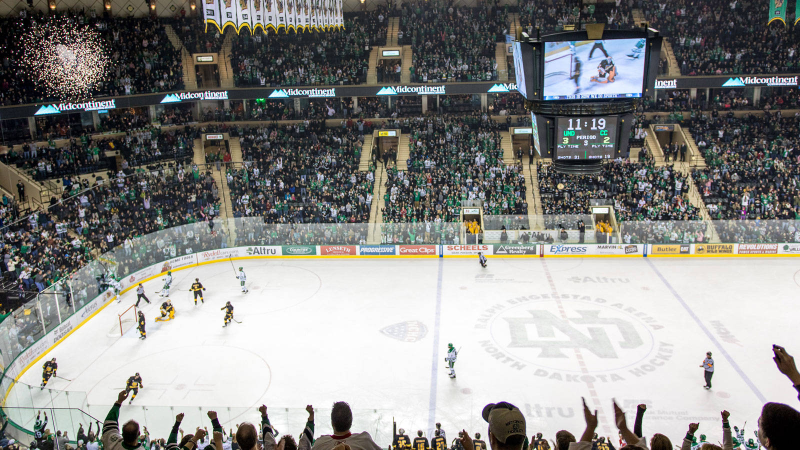
#> input picture tracking/image/h1.jpg, 1600 x 900 px, found by its file name (shown at 1/2 size)
$ python set_field.py
#> lines starting #> are read from the running program, lines starting #| are printed output that depends on the picture
import cv2
import numpy as np

path = 'input/'


frame = cv2.imread(path + 'h1.jpg')
#> frame is the input picture: shape (900, 1600, 3); mean B, G, R 135.4, 138, 138
field = cv2.imread(path + 'field2.png')
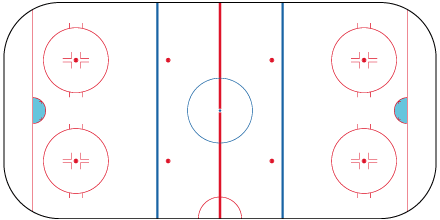
#> input picture tracking/image/field2.png, 440 x 220 px, found by its file name
#> field is the input picture: shape (220, 440, 3); mean B, G, R 247, 245.8, 248

pts2 = [(220,3),
        (220, 143), # 216-c_down 110-c_center
        (33, 9), # 97-g_top
        (33, 123)
        ]

# [16 lines of commented-out code are left out]

k = 2
frame = cv2.resize(frame, (int(frame.shape[1] / k), int(frame.shape[0] / k)))
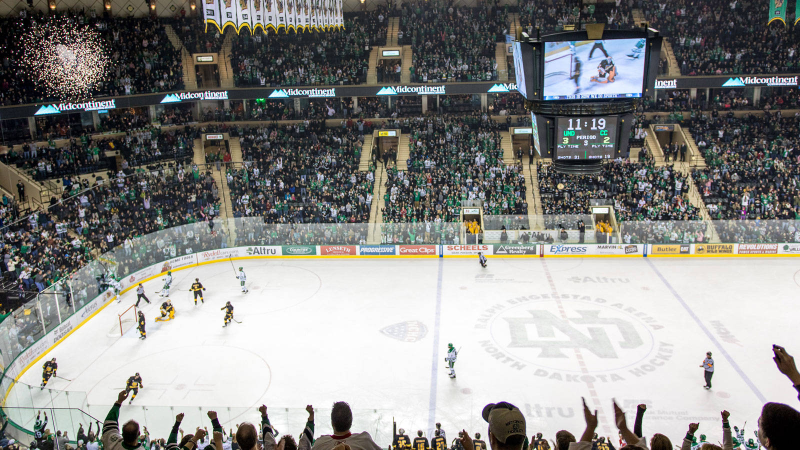
#> frame: shape (450, 800, 3); mean B, G, R 135.5, 138.2, 138.1


im_disp = frame.copy()
im_draw = frame.copy()
im_draw1 = im_draw.copy()
field1 = field.copy()


pts = []

def do_nothing(event, x, y, flags, param):
    pass


# [53 lines left out: functions set_field, set_player, h_points, not called in this run]


cv2.namedWindow("image")
cv2.imshow("image", im_draw)
# cv2.setMouseCallback("image", set_field)

# pts = [(272, 129), (286, 168), (70, 158), (62, 167)]  # Костыль
pts = [(542, 260), (588, 374), (198, 264), (122, 336)]

while(1):

    cv2.setMouseCallback("image", set_field)
    cv2.imshow('image', im_draw)
    k = cv2.waitKey(20) & 0xFF
#> (key Esc is pressed here)
    if k == 27:
        break

    # if the 'r' key is pressed, reset the field points
    if k in [ord("r"), ord("к")]:
        im_draw = frame.copy()
        pts = []

    if len(pts) == 4:
        break

cv2.setMouseCallback("image", do_nothing)

print(pts)


if len(pts) == 4:
    # draw a rectangle around the region of interest
    cv2.line(im_draw, pts[0], pts[1], (0, 255, 0), 2)
    cv2.line(im_draw, pts[2], pts[3], (255, 0, 0), 2)
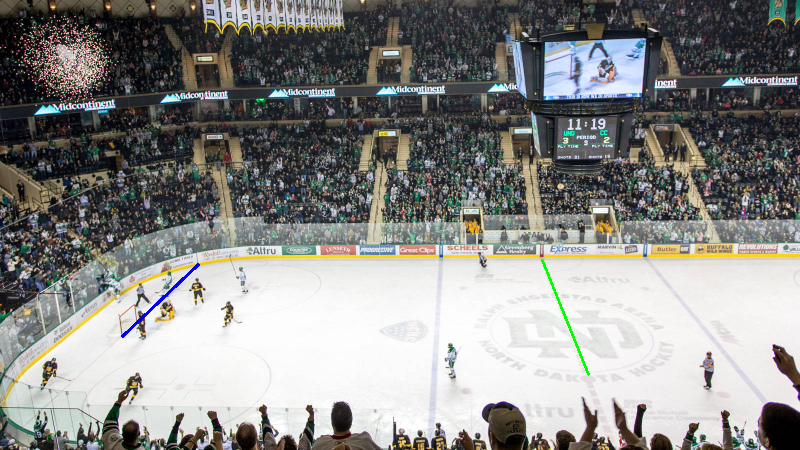
#> im_draw: shape (450, 800, 3); mean B, G, R 135.4, 138, 137.7
    cv2.imshow("image", im_draw)

# Do homography
h, status = cv2.findHomography(np.array(pts), np.array(pts2))

# print(h)

np.savetxt('h_matrix.txt', h)
#> (the run stopped early here; a loop or call above may not have finished)
